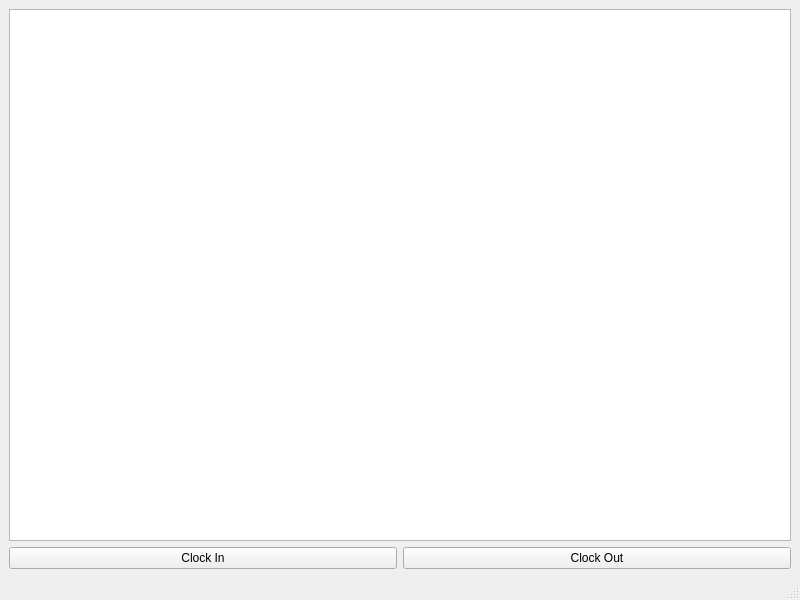
<?xml version="1.0" encoding="UTF-8"?>
<ui version="4.0">
 <class>MainWindow</class>
 <widget class="QMainWindow" name="MainWindow">
  <property name="geometry">
   <rect>
    <x>0</x>
    <y>0</y>
    <width>800</width>
    <height>600</height>
   </rect>
  </property>
  <property name="windowTitle">
   <string>Time Logger</string>
  </property>
  <widget class="QWidget" name="centralwidget">
   <layout class="QGridLayout" name="gridLayout">
    <item row="0" column="0" colspan="2">
     <widget class="QListWidget" name="listWidget"/>
    </item>
    <item row="1" column="0">
     <widget class="QPushButton" name="clockInBuuton">
      <property name="text">
       <string>Clock In</string>
      </property>
     </widget>
    </item>
    <item row="1" column="1">
     <widget class="QPushButton" name="clockOutButton">
      <property name="text">
       <string>Clock Out</string>
      </property>
     </widget>
    </item>
   </layout>
  </widget>
  <widget class="QMenuBar" name="menubar">
   <property name="geometry">
    <rect>
     <x>0</x>
     <y>0</y>
     <width>800</width>
     <height>22</height>
    </rect>
   </property>
  </widget>
  <widget class="QStatusBar" name="statusbar"/>
 </widget>
 <resources/>
 <connections/>
</ui>
